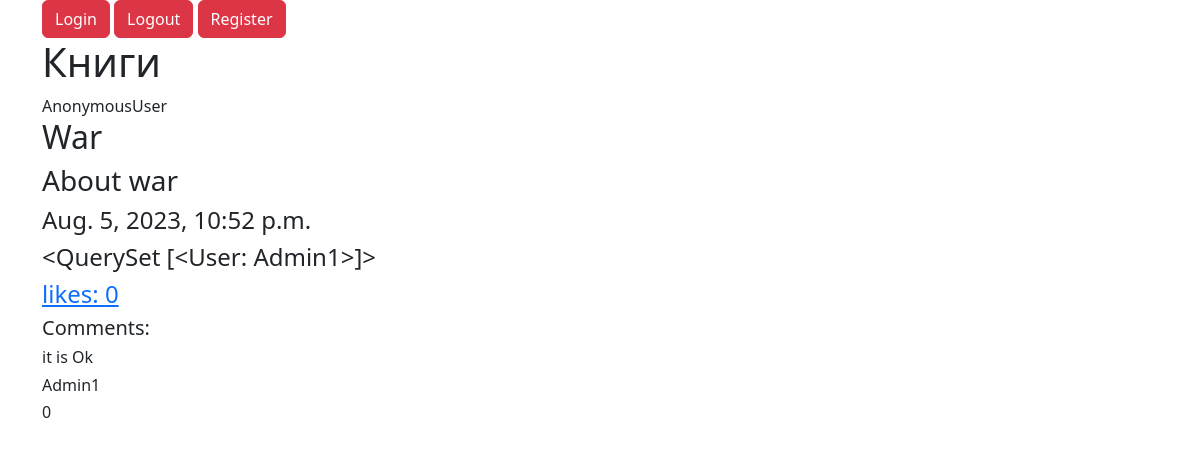
Page /detail_book/1/ on the earlier database version.
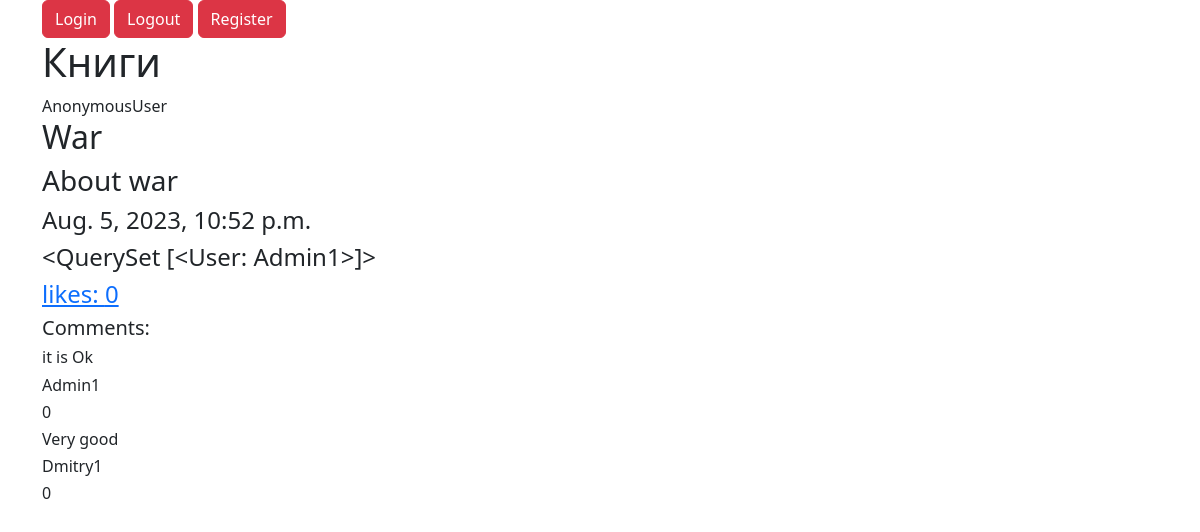
Same page on the later database version.
### my_book_shop/models.py (models this page shows)
class Comment(models.Model):
    text = models.TextField()
    date = models.DateTimeField(auto_now_add=True, null=True, blank=True)
    book = models.ForeignKey(Book, on_delete=models.CASCADE, related_name='comments')
    user = models.ForeignKey(User, on_delete=models.CASCADE, related_name='comments')
    likes = models.ManyToManyField(User, related_name='liked_comments')

### my_book_shop/views.py (the view)
# urls.py: path('detail_book/<int:book_id>/', DetailBook.as_view(), name='detail_book'),
class DetailBook(View):
    def get(self, request, book_id):
        comments_for_prefetch = Prefetch('comments',
                                         queryset=Comment.objects.
                                         select_related('user').
                                         annotate(likes_comment=Count('likes'))
                                         )
        book = (Book.objects.filter(id=book_id).
                prefetch_related(comments_for_prefetch, 'authors').all()
                )
        return render(request, 'detail_book.html', {'book': book[0]})

### my_book_shop/templates/detail_book.html (shortened to what this page needs)
{% extends "main.html" %}
{% block content%}
<div class="container">
    <h1>Книги</h1>
    {{ user }}
    <h2>{{ book.title }}</h2>
    <h3>{{ book.text }}</h3>
    <h4>{{ book.date }}</h4>
    <h4>{{ book.authors.all }}</h4>
    <a href="{% url 'add_like' book_id=book.id location=1 %}">
        <h4>likes: {{ book.count_likes }}</h4></a>
    {% if book.comments.exists %}
    <h5> Comments: </h5>
    {% for comment in book.comments.all %}
    <h6>{{ comment.text }}</h6>
    <h6>{{ comment.user.username }}</h6>
    <h6>{{ comment.likes_comment }}</h6>
    {% endfor %}
    {% endif %}
    <br>
</div>
{% endblock %}

Differences in the rows shown:
added Comment: text "Very good", user.username "Dmitry1", likes_comment "0"
